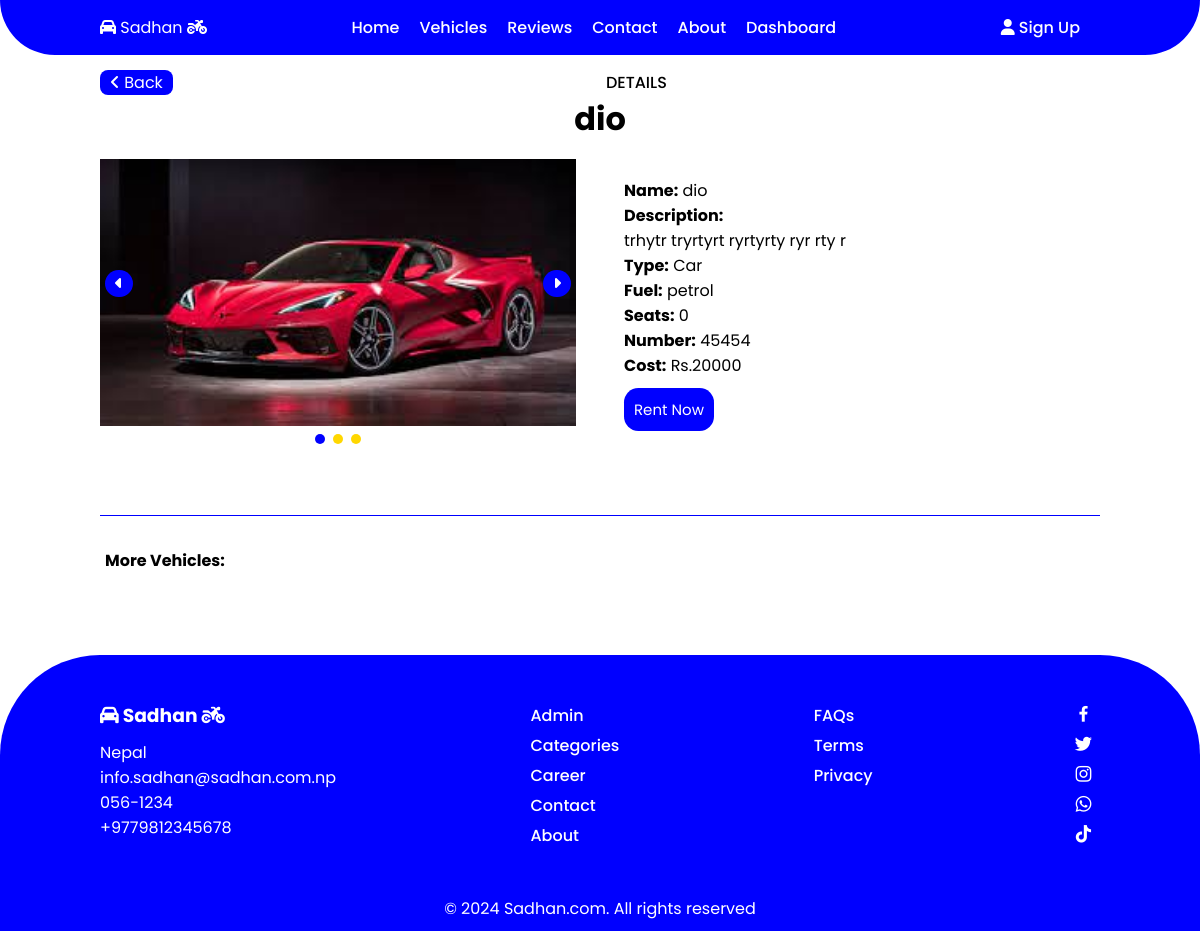
The app's page /details.php?v_id=8 with its own data.
### tables this page shows
CREATE TABLE `vehicles` (
  `v_id` int(11) NOT NULL,
  `v_name` varchar(50) NOT NULL,
  `v_type` varchar(50) NOT NULL,
  `v_fuel` varchar(20) NOT NULL,
  `v_seat` int(100) NOT NULL,
  `v_number` varchar(30) DEFAULT NULL,
  `v_cost` int(20) NOT NULL,
  `v_cunit` varchar(50) NOT NULL,
  `v_image1` varchar(500) NOT NULL,
  `v_image2` varchar(500) NOT NULL,
  `v_image3` varchar(500) NOT NULL,
  `v_description` varchar(200) NOT NULL,
  `v_status` varchar(20) NOT NULL
);

### details.php (the view, shortened to what this page needs)
<!DOCTYPE html>
<html lang="en">
<head>
    <link rel="stylesheet" href="css\style.css">
    <link rel="stylesheet" href="https://cdn.jsdelivr.net/npm/boxicons@latest/css/boxicons.min.css">
</head>
<body>
    <?php
        include 'container\header.php';
    ?>
<?php
    $id = $_GET['v_id'];
    $qry = "SELECT * FROM vehicles WHERE v_id = '$id'";
    include 'container/db_connection.php';
    $result = mysqli_query($con, $qry);
    $row = mysqli_fetch_assoc($result);
?>
    <section class="detail" id="detail">
        <div class="heading">
            <div class="heading-2">
                <a href="vehicles.php"><i class="fa-solid fa-angle-left"></i> Back</a>
                <span>Details</span>
            </div>
            <h1><?php echo $row['v_name'];?></h1>
        </div>
        <div class="detail-container">
            <div class="detail-imgs">
                <div class="slideshow-container">
                    <div class="mySlides fade">
                        <img src="images/<?php echo $row['v_image1'];?>" style="width:100%">
                    </div>
                    <a class="prev" onclick="plusSlides(-1)"><i class="fa-solid fa-caret-left"></i></a>
                    <a class="next" onclick="plusSlides(1)"><i class="fa-solid fa-caret-right"></i></a>
                </div>
                    <div style="text-align:center">
                    <span class="dot" onclick="currentSlide(1)"></span>
                    <span class="dot" onclick="currentSlide(2)"></span>
                    <span class="dot" onclick="currentSlide(3)"></span>
                    </div>
            </div>
            <div class="detail-text">
                <p><b>Name:</b>&nbsp;<?php echo $row['v_name'];?></p>
                <div class="description">
                    <p><b>Description:</b><br /><?php echo $row['v_description'];?></p>
                </div>
                <p><b>Type:</b>&nbsp;<?php echo $row['v_type'];?></p>
                <p><b>Fuel:</b>&nbsp;<?php echo $row['v_fuel'];?></p>
                <p><b>Seats:</b>&nbsp;<?php echo $row['v_seat'];?></p>
                <p><b>Number:</b>&nbsp;<?php echo $row['v_number'];?></p>
                <p><b>Cost:</b>&nbsp;Rs.<?php echo $row['v_cost'];?></p>
                <div class="rent-now-btn">
                    <?php if(isset($_SESSION['username'])){
                        echo '<button onclick="location.href = \'rent-now.php?v_id=' . $row['v_id'] . '\'" id="rentnowbtn">Rent Now</button>';
                    }
                    else{
                        echo '<button onclick="location.href = \'sign-up.php\'" id="rentnowbtn">Rent Now</button>';
                    }
                    ?>
                </div>
            </div>
        </div>
        <div class="more-vehicles">
            <hr>
            <p>More Vehicles:</p>
        </div>
    </section>
    <?php
        include 'container\footer.php';
    ?>
</body>
</html>

### css/style.css (style rules this page uses)
* { margin: 0; padding: 0; box-sizing: border-box; scroll-padding-top: 2em; scroll-behavior: smooth; list-style: none; text-decoration: none; font-family: 'Poppins', sans-serif; }
:root { --main-color:gold; --second-color:#ffac38; --gradient:#ffd700; }
section { padding: 50px 100px; }
.active { background-color: #666; color: white; }
.heading { padding-top: 20px; text-align: center; }
.heading span { font-weight: 500; text-transform: uppercase; }
.heading h1 { font-size: 2rem; }
.more-vehicles hr { height: 1px; border: none; background-color: blue; }
.more-vehicles p { margin-top: 2rem; padding-left: 5px; font-weight: bold; }
.more-vehicles { margin-top: 4rem; }
.about-container, .detail-container, .rent-container, .profile-container, .edit-profile-container { display: grid; grid-template-columns: repeat(2,1fr); align-items: center; gap: 3rem; margin-top: 1rem; }
.detail-imgs img { width: 100%; }
.mySlides { display: none }
img { vertical-align: middle; }
.slideshow-container { max-width: 1000px; position: relative; margin: auto; }
.prev, .next { cursor: pointer; position: absolute; top: 50%; width: auto; padding: 1px; padding-left: 10px; padding-right: 10px; margin-top: -22px; margin-left: 5px; margin-right: 5px; color: white; background-color: blue; border-radius: 0.9rem; user-select: none; }
.next { right: 0; }
.dot { cursor: pointer; height: 10px; width: 10px; margin: 0 2px; background-color: gold; border-radius: 50%; display: inline-block; transition: background-color 0.3s ease; }
.active, .dot:hover { background-color: blue; }
.description p { text-align: justify; text-justify: inter-word; }
.rent-now-btn > button, .pay-now-btn > button, .save-btn > button { background-color: blue; border: none; padding: 10px; color: white; font-size: 15px; border-radius: 0.9rem; cursor: pointer; margin-top: 10px; align-items: center; }
.heading > .heading-2 a { color: rgb(255, 255, 255); float: left; background-color: blue; padding: 0 10px; border-radius: 0.5rem; }

### records on screen
vehicles: v_name "dio", v_image1 (picture), v_description "trhytr tryrtyrt ryrtyrty ryr rty r", v_type "Car", v_fuel "petrol", v_seat "0", v_number "45454", v_cost "20000"
